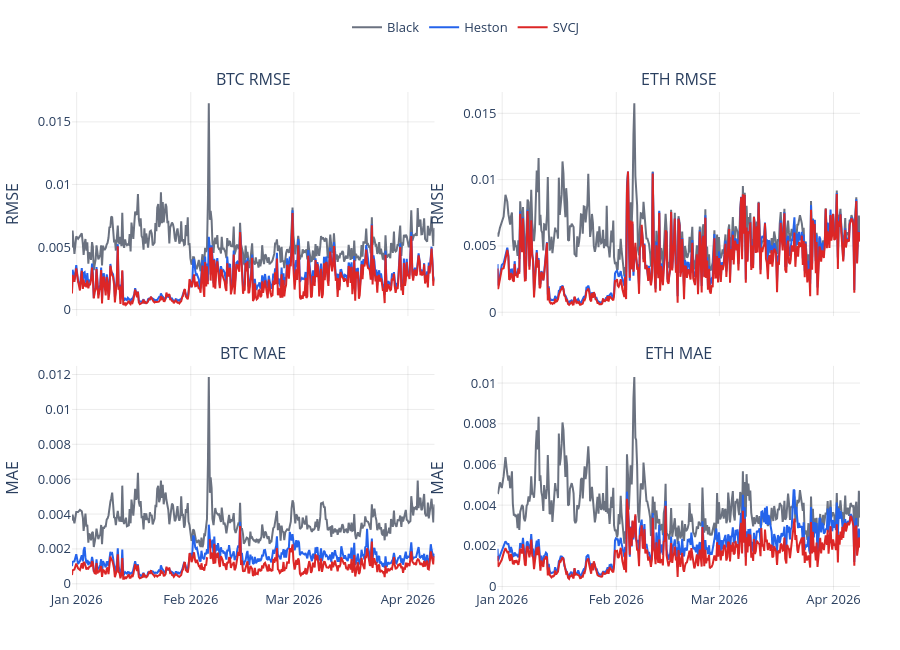

The notebook cell saved with this chart:
### Code cell
fig = make_subplots(
    rows=2,
    cols=2,
    shared_xaxes=True,
    vertical_spacing=0.10,
    horizontal_spacing=0.08,
    subplot_titles=("BTC RMSE", "ETH RMSE", "BTC MAE", "ETH MAE"),
)

panel_map = {
    (1, 1): ("BTC", "rmse"),
    (1, 2): ("ETH", "rmse"),
    (2, 1): ("BTC", "mae"),
    (2, 2): ("ETH", "mae"),
}

for (row, col), (currency, metric) in panel_map.items():
    frame = snapshot_metrics.query("currency == @currency").sort_values("snapshot_ts")
    for model in ["black", "heston", "svcj"]:
        fig.add_trace(
            go.Scatter(
                x=frame["snapshot_ts"],
                y=frame[f"{metric}_{model}"],
                mode="lines",
                name=MODEL_LABELS[model],
                legendgroup=MODEL_LABELS[model],
                showlegend=(row, col) == (1, 1),
                line=dict(color=MODEL_COLORS[model], width=2),
            ),
            row=row,
            col=col,
        )

fig.update_yaxes(title_text="RMSE", row=1, col=1)
fig.update_yaxes(title_text="RMSE", row=1, col=2)
fig.update_yaxes(title_text="MAE", row=2, col=1)
fig.update_yaxes(title_text="MAE", row=2, col=2)

style_figure(fig, height=650)
save_figure(fig, "time_series_rmse_mae_panel")
fig.show()

### Figure 1 — Plotly figure (JSON) as saved in the notebook; plotly's stock layout.template omitted (floating-point values rounded to 4 significant figures; data arrays with more than 128 entries replaced by an {"elided": "..."} marker saying what was removed)
{"data": [{"legendgroup": "Black", "line": {"color": "#6b7280", "width": 2}, "mode": "lines", "name": "Black", "showlegend": true, "type": "scatter", "x": {"elided": "388 str values"}, "xaxis": "x", "y": {"elided": "388 float values"}, "yaxis": "y"}, {"legendgroup": "Heston", "line": {"color": "#2563eb", "width": 2}, "mode": "lines", "name": "Heston", "showlegend": true, "type": "scatter", "x": {"elided": "388 str values"}, "xaxis": "x", "y": {"elided": "388 float values"}, "yaxis": "y"}, {"legendgroup": "SVCJ", "line": {"color": "#dc2626", "width": 2}, "mode": "lines", "name": "SVCJ", "showlegend": true, "type": "scatter", "x": {"elided": "388 str values"}, "xaxis": "x", "y": {"elided": "388 float values"}, "yaxis": "y"}, {"legendgroup": "Black", "line": {"color": "#6b7280", "width": 2}, "mode": "lines", "name": "Black", "showlegend": false, "type": "scatter", "x": {"elided": "388 str values"}, "xaxis": "x2", "y": {"elided": "388 float values"}, "yaxis": "y2"}, {"legendgroup": "Heston", "line": {"color": "#2563eb", "width": 2}, "mode": "lines", "name": "Heston", "showlegend": false, "type": "scatter", "x": {"elided": "388 str values"}, "xaxis": "x2", "y": {"elided": "388 float values"}, "yaxis": "y2"}, {"legendgroup": "SVCJ", "line": {"color": "#dc2626", "width": 2}, "mode": "lines", "name": "SVCJ", "showlegend": false, "type": "scatter", "x": {"elided": "388 str values"}, "xaxis": "x2", "y": {"elided": "388 float values"}, "yaxis": "y2"}, {"legendgroup": "Black", "line": {"color": "#6b7280", "width": 2}, "mode": "lines", "name": "Black", "showlegend": false, "type": "scatter", "x": {"elided": "388 str values"}, "xaxis": "x3", "y": {"elided": "388 float values"}, "yaxis": "y3"}, {"legendgroup": "Heston", "line": {"color": "#2563eb", "width": 2}, "mode": "lines", "name": "Heston", "showlegend": false, "type": "scatter", "x": {"elided": "388 str values"}, "xaxis": "x3", "y": {"elided": "388 float values"}, "yaxis": "y3"}, {"legendgroup": "SVCJ", "line": {"color": "#dc2626", "width": 2}, "mode": "lines", "name": "SVCJ", "showlegend": false, "type": "scatter", "x": {"elided": "388 str values"}, "xaxis": "x3", "y": {"elided": "388 float values"}, "yaxis": "y3"}, {"legendgroup": "Black", "line": {"color": "#6b7280", "width": 2}, "mode": "lines", "name": "Black", "showlegend": false, "type": "scatter", "x": {"elided": "388 str values"}, "xaxis": "x4", "y": {"elided": "388 float values"}, "yaxis": "y4"}, {"legendgroup": "Heston", "line": {"color": "#2563eb", "width": 2}, "mode": "lines", "name": "Heston", "showlegend": false, "type": "scatter", "x": {"elided": "388 str values"}, "xaxis": "x4", "y": {"elided": "388 float values"}, "yaxis": "y4"}, {"legendgroup": "SVCJ", "line": {"color": "#dc2626", "width": 2}, "mode": "lines", "name": "SVCJ", "showlegend": false, "type": "scatter", "x": {"elided": "388 str values"}, "xaxis": "x4", "y": {"elided": "388 float values"}, "yaxis": "y4"}], "layout": {"annotations": [{"font": {"size": 16}, "showarrow": false, "text": "BTC RMSE", "x": 0.23, "xanchor": "center", "xref": "paper", "y": 1, "yanchor": "bottom", "yref": "paper"}, {"font": {"size": 16}, "showarrow": false, "text": "ETH RMSE", "x": 0.77, "xanchor": "center", "xref": "paper", "y": 1, "yanchor": "bottom", "yref": "paper"}, {"font": {"size": 16}, "showarrow": false, "text": "BTC MAE", "x": 0.23, "xanchor": "center", "xref": "paper", "y": 0.45, "yanchor": "bottom", "yref": "paper"}, {"font": {"size": 16}, "showarrow": false, "text": "ETH MAE", "x": 0.77, "xanchor": "center", "xref": "paper", "y": 0.45, "yanchor": "bottom", "yref": "paper"}], "font": {"size": 13}, "height": 650, "hovermode": "x unified", "legend": {"bgcolor": "rgba(255,255,255,0.85)", "orientation": "h", "x": 0.5, "xanchor": "center", "y": 1.1, "yanchor": "bottom"}, "margin": {"b": 60, "l": 60, "r": 40, "t": 80}, "paper_bgcolor": "white", "plot_bgcolor": "white", "title": {}, "xaxis": {"anchor": "y", "domain": [0, 0.46], "gridcolor": "rgba(0,0,0,0.08)", "matches": "x3", "showgrid": true, "showticklabels": false, "zeroline": false}, "xaxis2": {"anchor": "y2", "domain": [0.54, 1], "gridcolor": "rgba(0,0,0,0.08)", "matches": "x4", "showgrid": true, "showticklabels": false, "zeroline": false}, "xaxis3": {"anchor": "y3", "domain": [0, 0.46], "gridcolor": "rgba(0,0,0,0.08)", "showgrid": true, "zeroline": false}, "xaxis4": {"anchor": "y4", "domain": [0.54, 1], "gridcolor": "rgba(0,0,0,0.08)", "showgrid": true, "zeroline": false}, "yaxis": {"anchor": "x", "domain": [0.55, 1], "gridcolor": "rgba(0,0,0,0.08)", "showgrid": true, "title": {"text": "RMSE"}, "zeroline": false}, "yaxis2": {"anchor": "x2", "domain": [0.55, 1], "gridcolor": "rgba(0,0,0,0.08)", "showgrid": true, "title": {"text": "RMSE"}, "zeroline": false}, "yaxis3": {"anchor": "x3", "domain": [0, 0.45], "gridcolor": "rgba(0,0,0,0.08)", "showgrid": true, "title": {"text": "MAE"}, "zeroline": false}, "yaxis4": {"anchor": "x4", "domain": [0, 0.45], "gridcolor": "rgba(0,0,0,0.08)", "showgrid": true, "title": {"text": "MAE"}, "zeroline": false}}}
